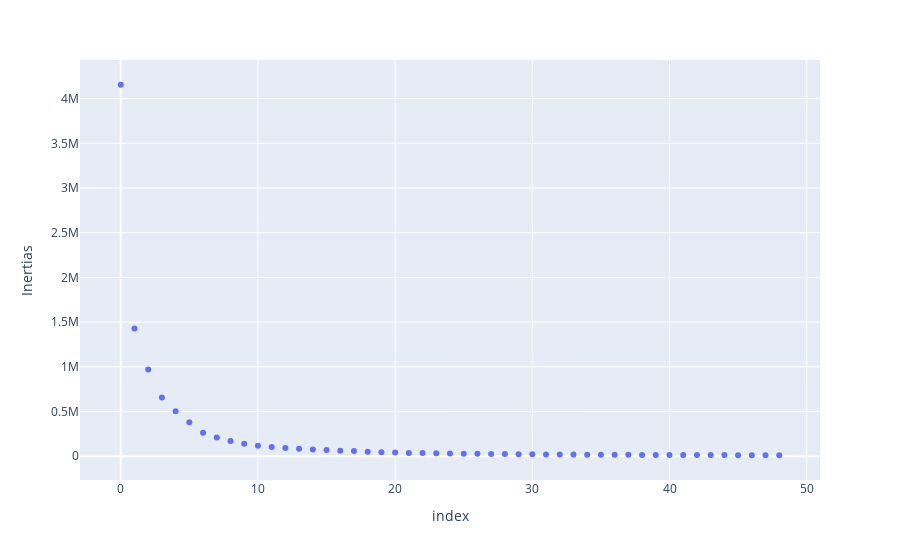

Source (notebook cell):
### Code cell
inertiaDF = pd.DataFrame(inertiaList, columns=['Inertias'])
fig = px.scatter(inertiaDF, y="Inertias")
fig.show()

### Figure 1 — Plotly figure (JSON) as saved in the notebook; plotly's stock layout.template omitted (floating-point values rounded to 4 significant figures)
{"data": [{"hovertemplate": "index=%{x}<br>Inertias=%{y}<extra></extra>", "legendgroup": "", "marker": {"color": "#636efa", "symbol": "circle"}, "mode": "markers", "name": "", "orientation": "v", "showlegend": false, "type": "scatter", "x": [0, 1, 2, 3, 4, 5, 6, 7, 8, 9, 10, 11, 12, 13, 14, 15, 16, 17, 18, 19, 20, 21, 22, 23, 24, 25, 26, 27, 28, 29, 30, 31, 32, 33, 34, 35, 36, 37, 38, 39, 40, 41, 42, 43, 44, 45, 46, 47, 48], "xaxis": "x", "y": [4156000.0, 1428000.0, 970100.0, 656200.0, 503600.0, 381100.0, 261400.0, 210500.0, 170300.0, 138300.0, 118200.0, 103400.0, 91510.0, 83770.0, 76320.0, 68360.0, 62140.0, 57160.0, 50450.0, 45100.0, 40220.0, 37210.0, 35330.0, 33290.0, 29850.0, 28090.0, 26760.0, 24710.0, 23870.0, 22420.0, 21750.0, 20130.0, 19450.0, 17860.0, 17690.0, 16870.0, 16300.0, 15260.0, 14880.0, 14260.0, 13570.0, 13490.0, 12810.0, 12580.0, 12310.0, 11420.0, 11230.0, 10940.0, 10830.0], "yaxis": "y"}], "layout": {"legend": {"tracegroupgap": 0}, "margin": {"t": 60}, "xaxis": {"anchor": "y", "domain": [0, 1], "title": {"text": "index"}}, "yaxis": {"anchor": "x", "domain": [0, 1], "title": {"text": "Inertias"}}}}
